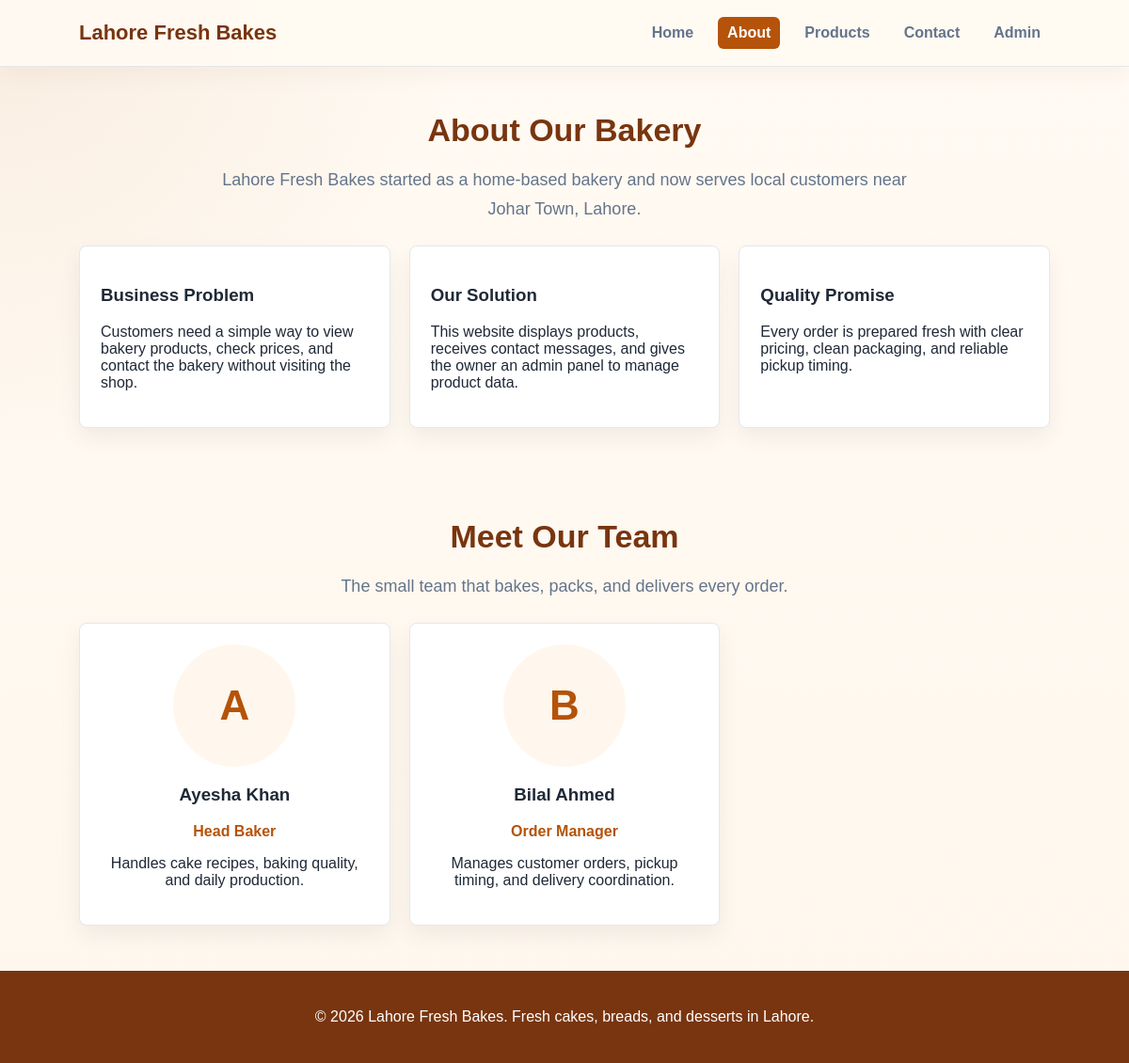
Page /about.php on the committed database.
### tables this page shows
CREATE TABLE team_members (
    id INT AUTO_INCREMENT PRIMARY KEY,
    name VARCHAR(120) NOT NULL,
    position VARCHAR(120) NOT NULL,
    bio TEXT NOT NULL,
    image VARCHAR(255),                  
    created_at TIMESTAMP DEFAULT CURRENT_TIMESTAMP
);

### config.php (called while the page is built, shortened)
<?php
function e($value) {
    return htmlspecialchars((string) $value, ENT_QUOTES, 'UTF-8');
}
?>

### about.php (the view, shortened to what this page needs)
<?php
require 'config.php';
$members = $pdo->query('SELECT * FROM team_members ORDER BY id ASC')->fetchAll();
include 'header.php';
?>
<section class="section">
    <h2>About Our Bakery</h2>
    <p class="section-lead">Lahore Fresh Bakes started as a home-based bakery and now serves local customers near Johar Town, Lahore.</p>
    <div class="grid">
        <div class="card">
            <h3>Business Problem</h3>
            <p>Customers need a simple way to view bakery products, check prices, and contact the bakery without visiting the shop.</p>
        </div>
        <div class="card">
            <h3>Our Solution</h3>
            <p>This website displays products, receives contact messages, and gives the owner an admin panel to manage product data.</p>
        </div>
        <div class="card">
            <h3>Quality Promise</h3>
            <p>Every order is prepared fresh with clear pricing, clean packaging, and reliable pickup timing.</p>
        </div>
    </div>
</section>
<section class="section">
    <h2>Meet Our Team</h2>
    <p class="section-lead">The small team that bakes, packs, and delivers every order.</p>
    <?php if ($members): ?>
        <div class="grid">
            <?php foreach ($members as $member): ?>
                <article class="card team-card">
                    <?php if ($member['image']): ?>
                        <img class="team-photo" src="uploads/<?= e($member['image']) ?>" alt="<?= e($member['name']) ?>">
                    <?php else: ?>
                        <div class="team-photo team-initial"><?= e(strtoupper(substr($member['name'], 0, 1))) ?></div>
                    <?php endif; ?>
                    <h3><?= e($member['name']) ?></h3>
                    <p class="team-role"><?= e($member['position']) ?></p>
                    <p><?= e($member['bio']) ?></p>
                </article>
            <?php endforeach; ?>
        </div>
    <?php else: ?>
        <p class="section-lead">Team details will be added soon.</p>
    <?php endif; ?>
</section>
<?php include 'footer.php'; ?>

### assets/css/style.css (style rules this page uses)
:root { --ink: #1f2937; --muted: #64748b; --line: #e5e7eb; --soft: #fff7ed; --brand: #b45309; --brand-dark: #78350f; --accent: #047857; --danger: #dc2626; --white: #ffffff; }
* { box-sizing: border-box; }
body { margin: 0; font-family: Arial, sans-serif; color: var(--ink); background: radial-gradient(circle at top left, rgba(180, 83, 9, 0.08), transparent 30%), linear-gradient(180deg, #fffaf3 0%, #fff7ed 100%); min-height: 100vh; display: flex; flex-direction: column; }
.hero p, .section-lead { color: var(--muted); font-size: 18px; line-height: 1.7; }
.section { padding: 48px 7vw; max-width: 1240px; margin: 0 auto; width: 100%; }
.section h2 { margin: 0 0 12px; font-size: 34px; color: var(--brand-dark); text-align: center; }
.section-lead { max-width: 760px; margin-left: auto; margin-right: auto; text-align: center; }
.grid { display: grid; grid-template-columns: repeat(3, minmax(0, 1fr)); gap: 20px; margin-top: 24px; }
.card { padding: 22px; border: 1px solid var(--line); border-radius: 8px; background: var(--white); box-shadow: 0 10px 24px rgba(15, 23, 42, 0.06); transition: transform 0.2s ease, box-shadow 0.2s ease; }
.team-card { text-align: center; }
.card img.team-photo, .team-photo { width: 130px; height: 130px; margin: 0 auto 12px; display: grid; place-content: center; border-radius: 50%; object-fit: cover; border: 3px solid var(--soft); background: var(--soft); }
.team-initial { font-size: 44px; font-weight: 800; color: var(--brand); }
.team-role { margin: 0 0 10px; color: var(--brand); font-weight: 800; }

### rows in the picture
team_members: name "A", name "Ayesha Khan", position "Head Baker", bio "Handles cake recipes, baking quality, and daily production."
team_members: name "B", name "Bilal Ahmed", position "Order Manager", bio "Manages customer orders, pickup timing, and delivery coordination."
